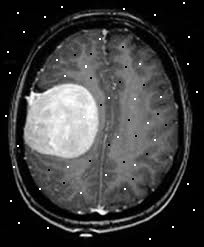
#> input picture imagessaltandpeper.jpg, 204 x 247 px, found by its file name
$ python Histogram.py
#> lines starting #> are read from the running program, lines starting #| are printed output that depends on the picture
# -*- coding: utf-8 -*-
"""
Created on Sun Feb 23 23:02:36 2020

@author: Aya Osama
"""
import matplotlib.pyplot as plt
import matplotlib.image as mpimg

import cv2
import numpy as np

image = mpimg.imread('imagessaltandpeper.jpg')
#> image is the input picture: shape (247, 204, 3); min 0, max 255, mean 61

median = cv2.medianBlur(image,5)
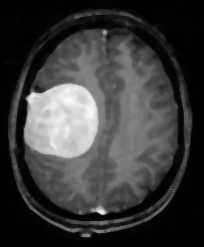
#> median: shape (247, 204, 3); min 0, max 249, mean 59

#plt.subplot(122)
plt.hist(median.ravel(),256,[0,256]);
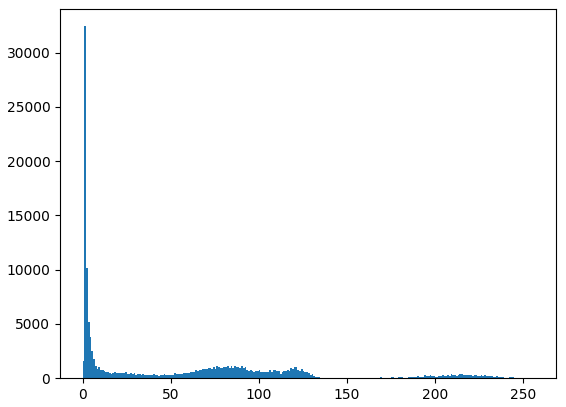
#> figure drawn by matplotlib, 1 panel; tallest bar 32445 high, from x = 1 to 2

$ run again, with HP_train.jpg copied over imagessaltandpeper.jpg
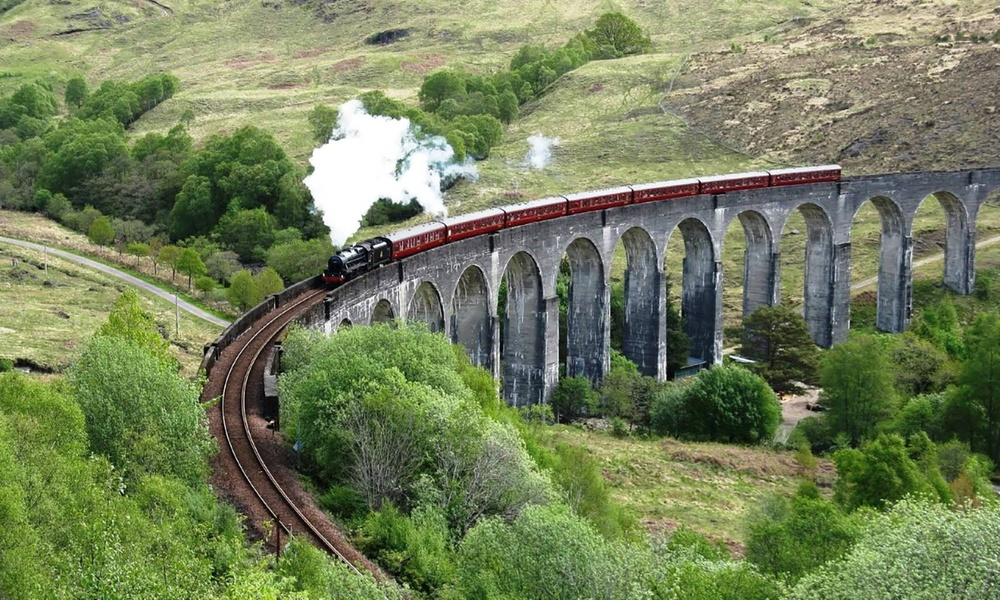
#> input picture HP_train.jpg, 1000 x 600 px, shrunk from 1667 x 1000 before the run, found by its file name
#> image is the input picture: shape (600, 1000, 3); mean R, G, B 115.8, 127.7, 90
#> `plt.hist(median.ravel(),256,[0,256]);`:
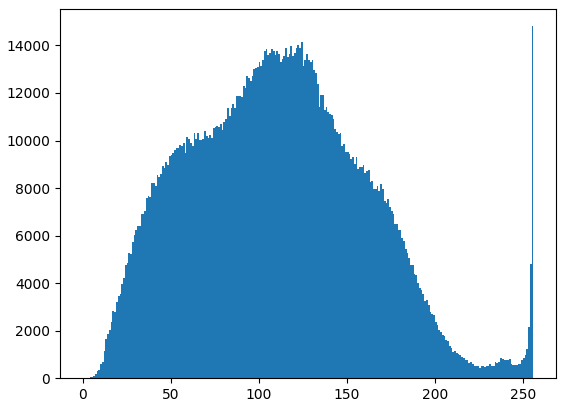
#> figure drawn by matplotlib, 1 panel; tallest bar 14810 high, from x = 255 to 256
